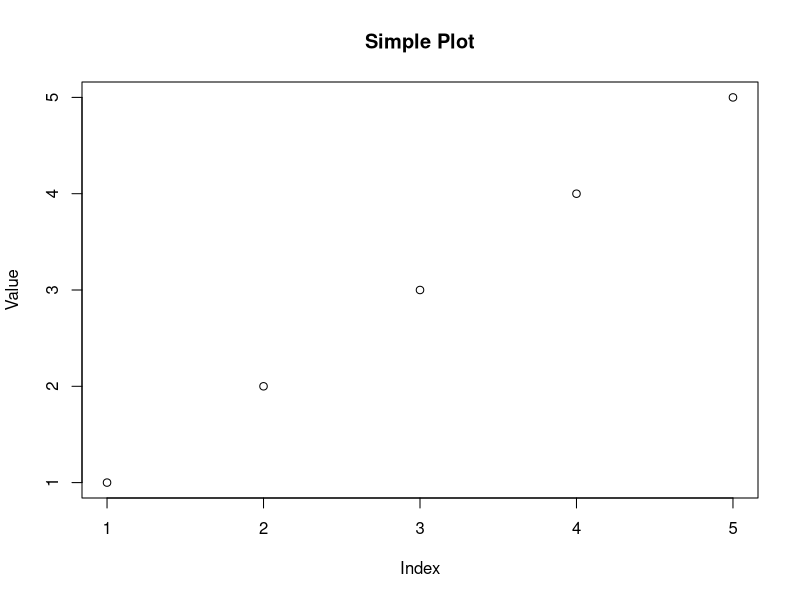

This figure's R source:
# Simple R script to demonstrate running from terminal

# Print current time
print("Current time:")
print(Sys.time())

# Create a vector of numbers
numbers <- 1:5
print("Sum of numbers 1 to 5:")
print(sum(numbers))

# Create a simple data frame
df <- data.frame(
  name = c("Alice", "Bob", "Charlie"),
  age = c(25, 30, 35)
)
print("Sample data frame:")
print(df)

# Save a plot
png("test_plot.png")
plot(numbers, main="Simple Plot", xlab="Index", ylab="Value")
dev.off()

print("Script completed successfully!")
